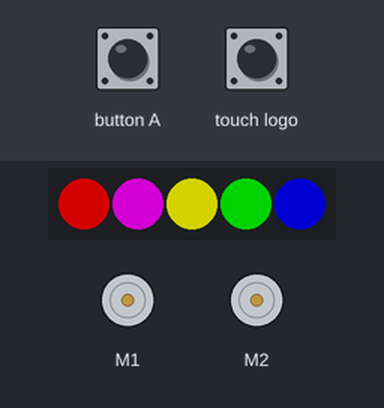
The program below on a simulated BBC micro:bit (MakeCode). On the bench: 5 RGB LEDs in strip order, left to right, 2 × DC motor (green arrow = forward, orange = backward, longer = faster). The test bench sets the inputs (shaded band). Dim RGB values are drawn brighter than linear.

Above: at 1.2 s.
1.3 s: button A pressed for 0.15 s
At 1.73 s:
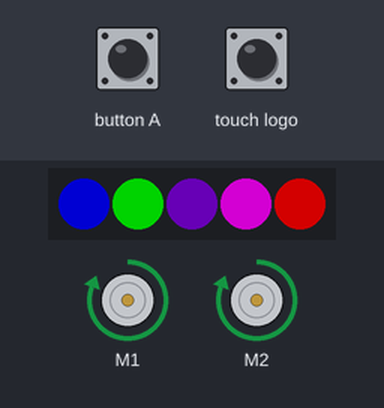
2.0 s: touch logo pressed for 0.15 s
At 2.72 s:
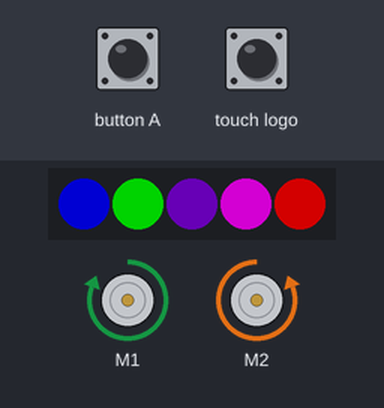
At 3.9 s:
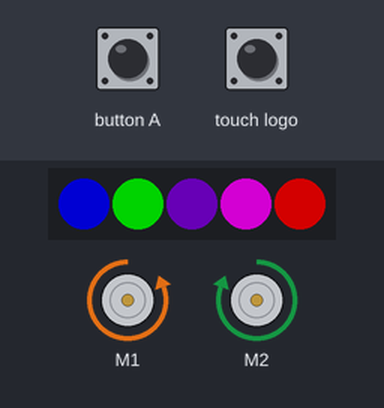
Timing chart, 0 to 13.6 s (numbered marks = the images above; inputs shaded):
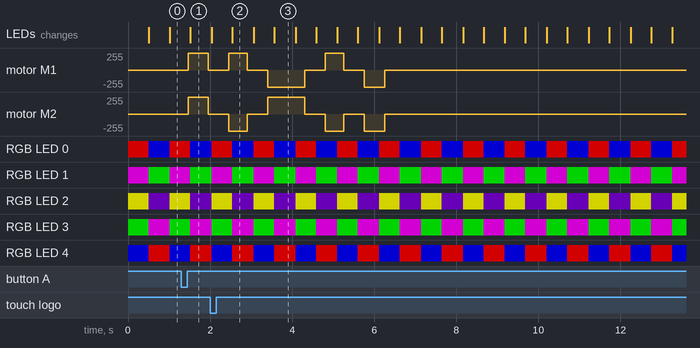

Measured:
- after the input at 1.3 s, motor M1, motor M2: stopped → forward 255/255 after 0.17 s, → stopped 0.48 s later
- after the input at 2.0 s, motor M1, motor M2: goes on until 6.3 s, then stays stopped
- what the display in image 2 shows lasts 0.6 s, from 2.5 s to 3.1 s

The program:

main.ts
```typescript
input.onButtonPressed(Button.A, function () {
    opak = 0
    while (opak == 0) {
        kitronik_servo_lite.driveForwards(50)
        basic.pause(500)
        kitronik_servo_lite.turnRight(90)
        basic.pause(500)
        kitronik_servo_lite.turnLeft(180)
        basic.pause(500)
        kitronik_servo_lite.turnRight(90)
        basic.pause(500)
        kitronik_servo_lite.driveBackwards(50)
    }
})
input.onLogoEvent(TouchButtonEvent.Pressed, function () {
    opak = 1
})
let opak = 0
let strip = neopixel.create(DigitalPin.P0, 5, NeoPixelMode.RGB)
let range = neopixel.create(DigitalPin.P0, 5, NeoPixelMode.RGB)
strip.setPixelColor(0, neopixel.colors(NeoPixelColors.Red))
strip.setPixelColor(1, neopixel.colors(NeoPixelColors.Purple))
strip.setPixelColor(2, neopixel.colors(NeoPixelColors.Yellow))
strip.setPixelColor(3, neopixel.colors(NeoPixelColors.Green))
strip.setPixelColor(4, neopixel.colors(NeoPixelColors.Blue))
range.setPixelColor(0, neopixel.colors(NeoPixelColors.Blue))
range.setPixelColor(1, neopixel.colors(NeoPixelColors.Green))
range.setPixelColor(2, neopixel.colors(NeoPixelColors.Indigo))
range.setPixelColor(3, neopixel.colors(NeoPixelColors.Purple))
range.setPixelColor(4, neopixel.colors(NeoPixelColors.Red))
basic.forever(function () {
    strip.show()
    basic.pause(500)
    range.show()
    basic.pause(500)
})
```

test.ts
```typescript
// Tady jsou testy. Při použití tohoto balíčku jako rozšíření nebude zkompilováno.
```
